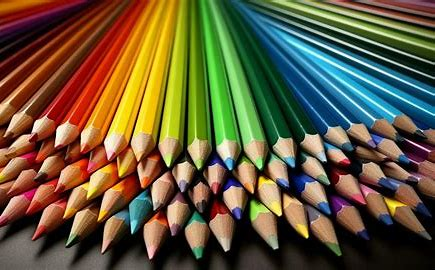
#> input picture image.png, 435 x 270 px
$ python main.py
#> lines starting #> are read from the running program, lines starting #| are printed output that depends on the picture
import cv2
import matplotlib.pyplot as plt
image=cv2.imread("image.png")
#> image is the input picture: shape (270, 435, 3); mean B, G, R 59.2, 89.1, 101.5
# [11 lines of commented-out code are left out]
cropped_image=image[100:300,200:400]
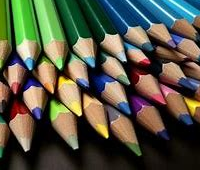
#> cropped_image: shape (170, 200, 3); mean B, G, R 67.2, 84.3, 83.7
#convert to colored image
cropped_colored_image=cv2.cvtColor(cropped_image,cv2.COLOR_BGR2RGB)
plt.imshow(cropped_colored_image)
plt.title("Cropped image")
plt.show()
